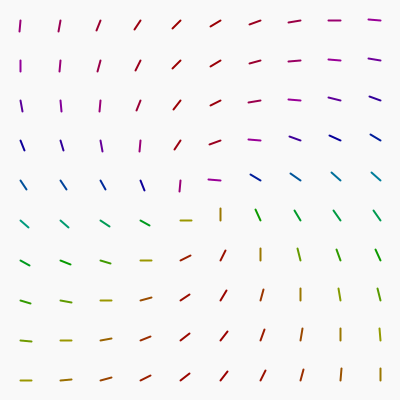
Frame 1 (no input)
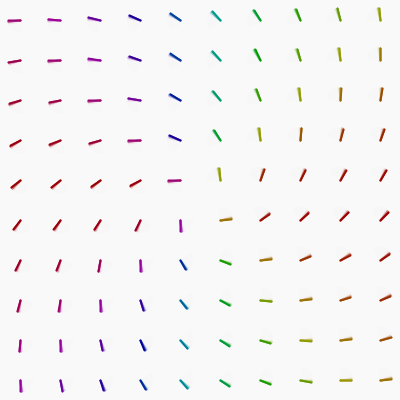
Frame 60 (the mouse pressed at the canvas centre just before this capture)
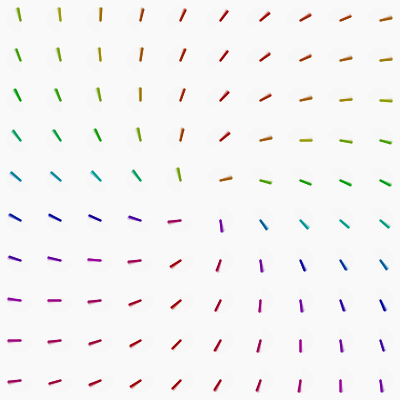
Frame 120 (the mouse held since frame 60 and released just before this capture)

The Processing sketch that drew these frames (run headless with seeded random() and noise(); from frame 60 on, the mouse is pressed at the canvas centre):

// Processing sketch: processing_134133
// ── processing_134133.pde

int numFrames = 64*4;

void setup() {
  size(400, 400);
  frameRate(60);

  smooth(8);
  colorMode(HSB);

  vectorField = new PVector[(width*2/vectorSpacing)][(height*2/vectorSpacing)];

  background(249);
  for (int i=0; i<height*2/vectorSpacing; i++) {
    for (int j=0; j<width*2/vectorSpacing; j++) {
      toCenter = new PVector(width/2, height/2);
      toCenter.sub(new PVector(-width/2+j*vectorSpacing+vectorSpacing/2, -height/2+i*vectorSpacing+vectorSpacing/2));

      vectorField[j][i] = toCenter;
      vectorField[j][i].normalize();
    }
  }
  fill(255, 255, 255);
}

void draw() {
  sample();
}

PVector vectorField[][], toCenter;
int vectorSpacing = 40;

float animFrame, a, colour;
void sample() {  
  noStroke();
  fill(249, 77);
  rect(0, 0, width, height);

  animFrame = (frameCount%(numFrames)+1);
  a = animFrame/(numFrames)*TWO_PI;

  pushMatrix();
  strokeWeight(2);
  translate(width/2, height/2);
  //if (degrees(a) < 360)
  //rotate(-a);
  for (int i=0; i<height*2/vectorSpacing; i++) {
    for (int j=0; j<width*2/vectorSpacing; j++) {



      colour = map(sin(a+atan2(vectorField[j][i].y, vectorField[j][i].x)), -1, 1, 0, 255);
      stroke(colour, 255, 154);
      pushMatrix();
      translate(-width+vectorSpacing*j+vectorSpacing/2, -height+vectorSpacing*i+vectorSpacing/2);
      rotate(atan2(vectorField[j][i].y, vectorField[j][i].x));
      //if (degrees(a) >= 360)
      //rotate(-a);
      //else
      rotate(a);
      line(0, 0, 8, 8);
      //fill(255,255,255);
      //ellipse(0,0,5,5);
      popMatrix();
    }
  }
  popMatrix();
}
